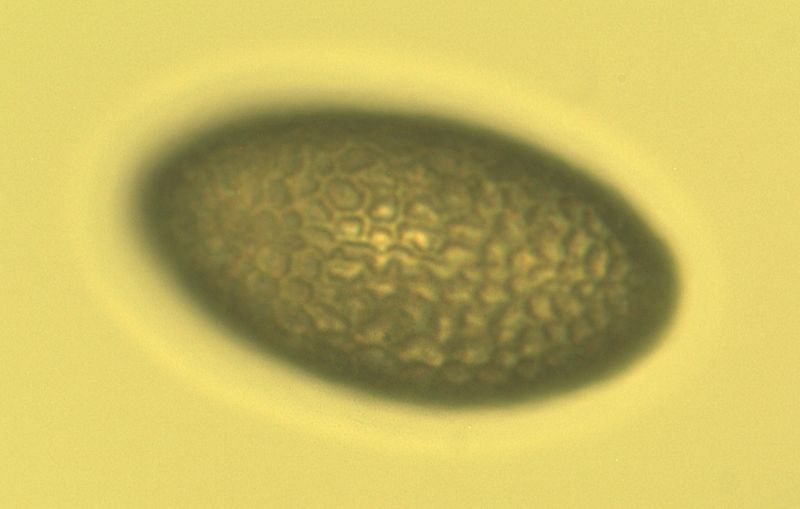
#> input picture Exam/data/Pollen.jpg, 800 x 509 px
$ python main.py
#> lines starting #> are read from the running program, lines starting #| are printed output that depends on the picture; after the words box and inside, x2 and y2 are one past the last pixel; in counts of white or black regions, pixels touching at a corner belong together
import cv2
import numpy as np
import easygui
import os

# Load the image
f = easygui.fileopenbox(filetypes=["*.jpg","*.jpeg","*.png"])
#> the answer given: data/Pollen.jpg
img = cv2.imread(f)
#> img is the input picture: shape (509, 800, 3); mean B, G, R 96.9, 183.1, 197.6

#smooth the image
img = cv2.GaussianBlur(img, (1,1), 0)

# Convert to grayscale
gray = cv2.cvtColor(img, cv2.COLOR_BGR2GRAY)
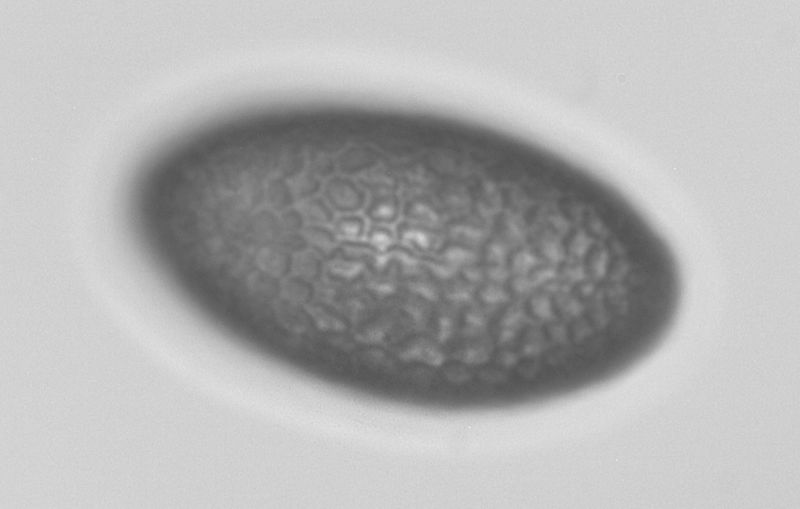
#> gray: shape (509, 800); min 82, max 231, mean 177.7

# Create a binary mask from the image using edge detection
ret, thresh = cv2.threshold(gray, 180, 255, cv2.THRESH_BINARY)
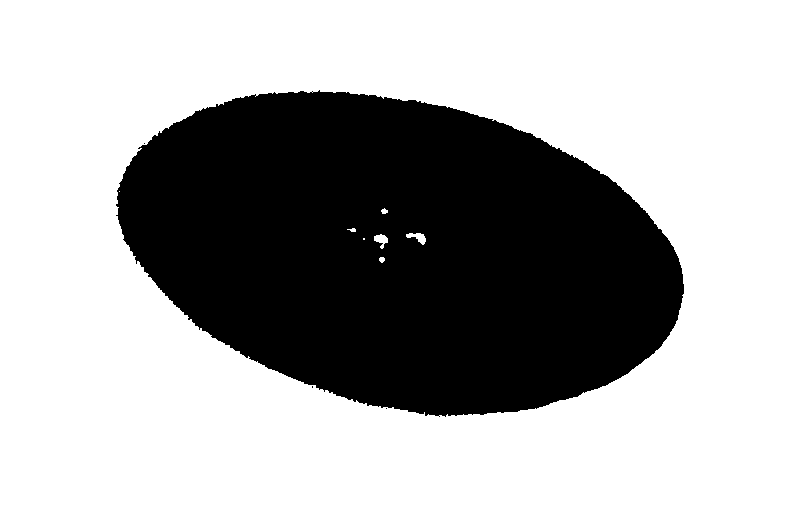
#> thresh: shape (509, 800); 66.5% white; 4 black regions (3 under 20 px)
#create a function to remove small white pixels from the image
def remove_small_white_pixels(img, size):
    # find the contours of the image
#> called with size = 100
    contours, hierarchy = cv2.findContours(img, cv2.RETR_TREE, cv2.CHAIN_APPROX_SIMPLE)
#> contours = 14 contours, 8 with area under 20; largest, box (x1, y1, x2, y2) and area: (0, 0, 800, 509) 405892, (115, 89, 685, 418) 137525, (406, 233, 426, 245) 96, (374, 234, 388, 249) 93, (379, 257, 385, 263) 20, (381, 208, 388, 214) 20
    # create a copy of the image
    img_copy = img.copy()
    # for each contour
    for cnt in contours:
        # if the contour is smaller than the size, remove it
        if cv2.contourArea(cnt) < size:
            cv2.drawContours(img_copy, [cnt], 0, (0, 0, 0), -1)
#> this loop made 14 passes
#> cnt on passes 1, 2, 3, 5, 6, 9, 14: [[0, 0], [0, 508], [799, 508], [799, 0]], [[438, 416], [439, 415], [440, 416], [439, 417]], [[385, 408], [386, 407], [387, 408], [386, 409]], [[143, 143], [144, 142], [145, 143], [144, 144]], [[311, 91], [312, 90], [313, 91], [312, 92]], [[363, 238], [363, 239], [364, 239], [364, 238]], [[119, 191]]
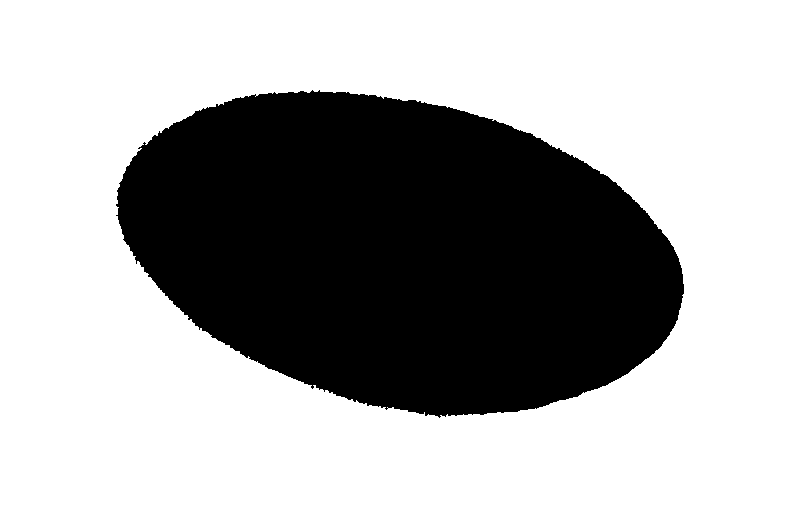
#> img_copy: shape (509, 800); 66.4% white; 1 black region, box (x1, y1, x2, y2) and area: (116, 90, 684, 418) 136844
    # return the image
    return img_copy

thresh = remove_small_white_pixels(thresh, 100)

#count how many black pixels are in thresh image
black_pixels = np.sum(thresh == 0)
#> black_pixels = 136844
print(black_pixels *25*0.001)
#| 3421.1
number_of_white_pix = np.sum(thresh == 255)
#> number_of_white_pix = 270356

edged = cv2.Canny(thresh, 30, 200)
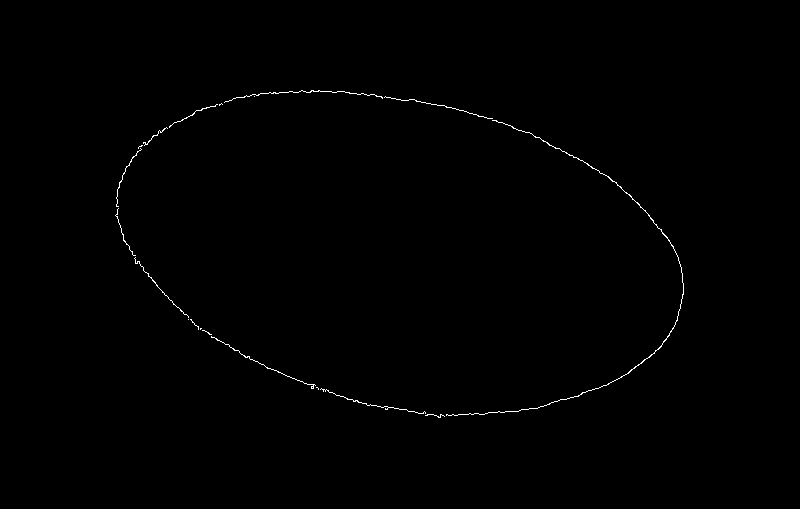
#> edged: shape (509, 800); 0.37% white in thin lines or dots, all inside (x1, y1, x2, y2) = (115, 90, 684, 418)

#Extract the contours in the binary image
contours, hierarchy = cv2.findContours(edged, cv2.RETR_TREE, cv2.CHAIN_APPROX_SIMPLE)
#> contours = 20 contours, 19 with area under 20; largest, box (x1, y1, x2, y2) and area: (446, 120, 684, 416) 78
#Sort the contours by area so that the outline of the cell is the largest contour
contours = sorted(contours, key=cv2.contourArea, reverse=True)

#draw the contours on the image
cv2.drawContours(img, contours, -1, (0, 255, 0), 3)
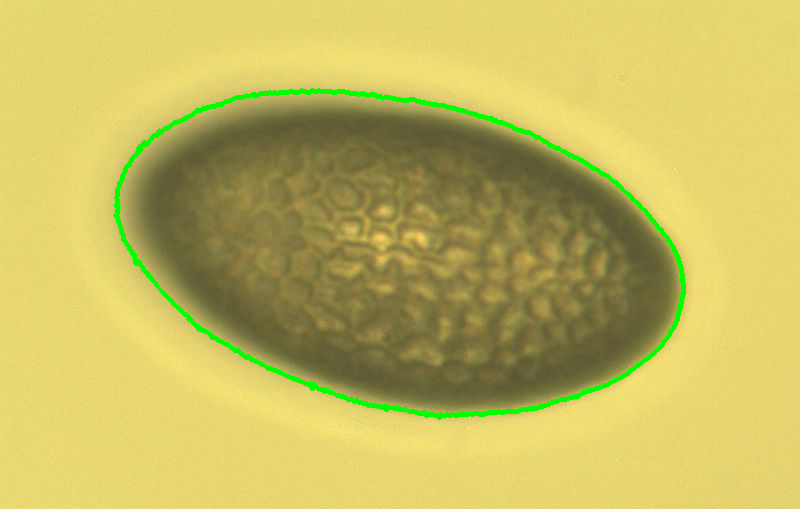
#> img: shape (509, 800, 3); mean B, G, R 95.2, 184.3, 194.2

cnt = contours[0]
#> cnt = contour of 537 points, box (x1, y1, x2, y2) (446, 120, 684, 416), area 78
ellipse = cv2.fitEllipse(cnt)
#> ellipse = ((359.2, 249.2), (318.1, 653.2), 99.42)
ellipse = cv2.ellipse(img,ellipse,(0,255,0),2)

#extract the dimensions of the eclipse
(x,y),(MA,ma),angle = cv2.fitEllipse(cnt)
#> x = 359.2; y = 249.2; MA = 318.1; ma = 653.2; angle = 99.42

print(cv2.contourArea(contours[0]))
#| 78.5
#convert the messurments to microns where 1 pixel = 25nm and 1nm is 0.001 microns
x = x*25*0.001
#> x = 8.98
y = y*25*0.001
#> y = 6.23
MA = MA *25*0.001
#> MA = 7.95
ma = ma *25*0.001
#> ma = 16.33

#write on the image: (x μm) x (y μm) and (angle °) to the top left corner
font = cv2.FONT_HERSHEY_COMPLEX
#> font = 3
cv2.putText(img, '{:.2f} um x {:.2f} um and {:.2f} degrees'.format(MA,ma,angle), (10,30), font, 1, (0,0,255), 2, cv2.LINE_AA)
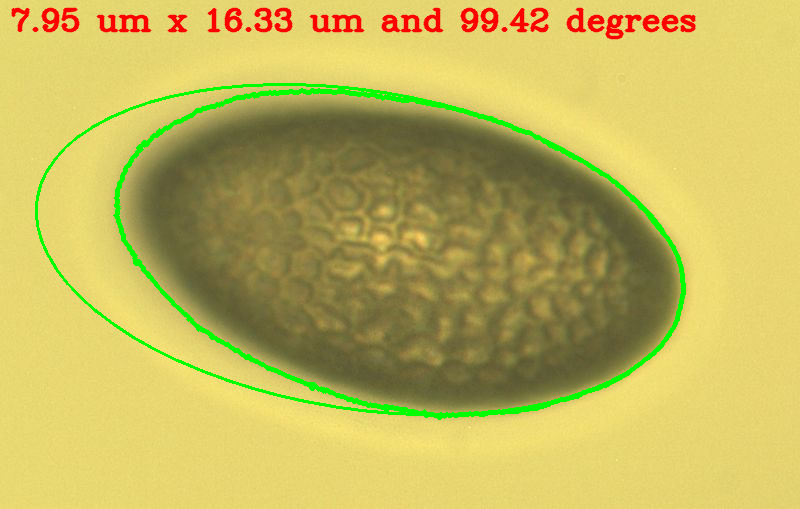
#> img: shape (509, 800, 3); mean B, G, R 92.8, 181.5, 192.9

#show the image
cv2.imshow('Pollen', img)
cv2.waitKey(0)
cv2.destroyAllWindows()
